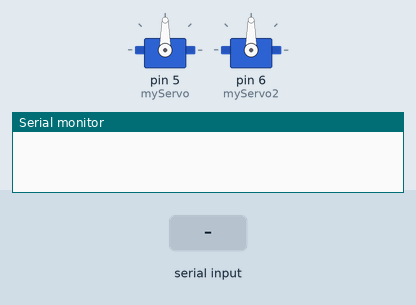
The sketch below on a simulated Arduino Uno, built with avr-gcc and run on an emulated ATmega328P. Shown: 2 × servo, the last lines printed to the serial monitor. The test bench sets the inputs (shaded band).

Above: at 1.2 s.
1.3 s: "1\n" received over Serial
At 1.8 s:
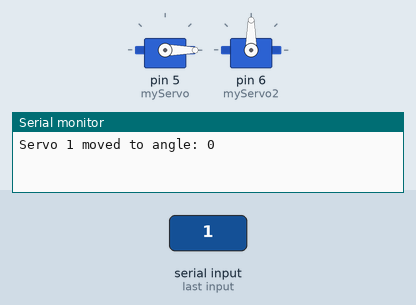
2.8 s: "2\n" received over Serial
At 4.1 s:
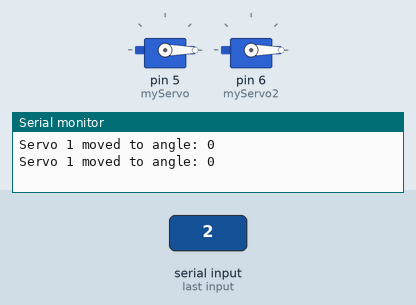
Timing chart, 0 to 5.8 s (numbered marks = the images above; inputs shaded):
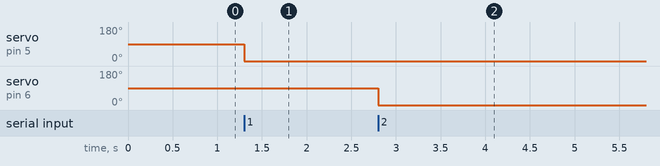

Measured:
- after the input at 1.3 s, servo on pin 5 (myServo): 90° → 0° at once
- after the input at 2.8 s, servo on pin 6 (myServo2): 90° → 0° at once

The sketch:

calibracao_servo.ino
```cpp
#include <Servo.h>

Servo myServo, myServo2;

int angle = 0;

int minAngle = 0;
int maxAngle = 180;

int minPulseWidth = 580;
int maxPulseWidth = 2770;

void setup() {
  Serial.begin(9600);
  myServo.attach(5, minPulseWidth, maxPulseWidth);
  myServo.writeMicroseconds(map(90, minAngle, maxAngle, minPulseWidth, maxPulseWidth));

  myServo2.attach(6, minPulseWidth, maxPulseWidth);
  myServo2.writeMicroseconds(map(90, minAngle, maxAngle, minPulseWidth, maxPulseWidth));
}

void loop() {
  if (Serial.available() > 0) {
    String input = Serial.readStringUntil('\n');
    if (input.length() > 0) {
      input.trim();
      int servoNumber = input.substring(0,1).toInt();
      int servoAngle = input.substring(1).toInt();

      angle = servoAngle;

      if (servoNumber == 1) {
        myServo.writeMicroseconds(map(angle, minAngle, maxAngle, minPulseWidth, maxPulseWidth));
        Serial.print("Servo 1 moved to angle: ");
        Serial.println(angle);
      }
      else
      if (servoNumber == 2) {
        myServo2.writeMicroseconds(map(angle, minAngle, maxAngle, minPulseWidth, maxPulseWidth));
        Serial.print("Servo 1 moved to angle: ");
        Serial.println(angle);
      }
    }
  }
}
```
